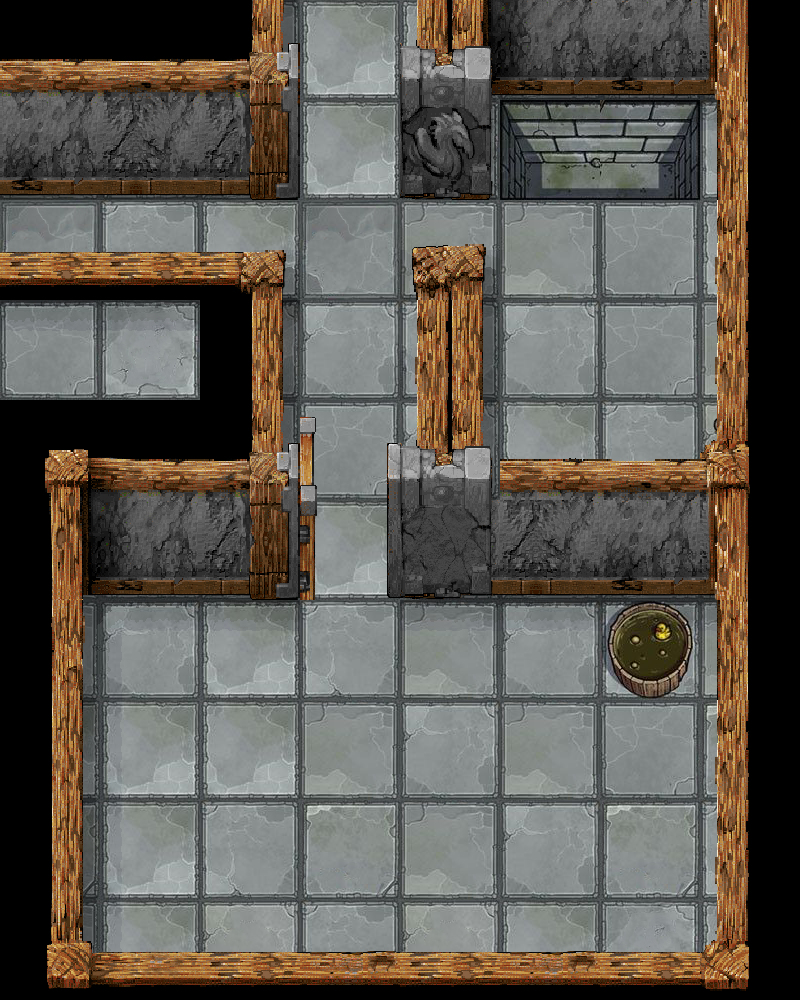

The image is a tile-based game level rendered from a .tmx file. Its description and complete source (layers, tilesets, objects, tile grids) follow:
An orthogonal 8x10 tile map with 100x100 px tiles, 6 tile layers (floor, stuff, walls, door, ...), 2 tilesets and 17 objects (5x adventurerStart, 2x door, 2x latrine, lootCache, exit).

<map version="1.4" tiledversion="1.4.3" orientation="orthogonal" renderorder="right-down" width="8" height="10" tilewidth="100" tileheight="100" infinite="0" nextlayerid="11" nextobjectid="37">
 <editorsettings>
  <export target="ork-dungeon-level2.json" format="json" />
 </editorsettings>
 <tileset firstgid="1" source="tilesets/ork-dungeon.tsx" />
 <tileset firstgid="121" source="tilesets/interior-walls.tsx" />
 <layer id="1" name="floor" width="8" height="10">
  <data encoding="csv">
2,4,4,83,83,5,83,83,
3,10,5,83,5,6,83,4,
7,4,2,7,3,3,105,2,
105,5,6,103,4,103,105,3,
7,102,105,105,103,2,4,6,
4,101,5,2,2,5,5,3,
3,103,2,4,3,103,4,3,
83,2,83,3,103,3,105,10,
10,2,4,10,3,103,10,4,
3,83,6,4,6,83,5,2
</data>
 </layer>
 <layer id="2" name="stuff" width="8" height="10">
  <properties>
   <property name="blocksMovement" type="bool" value="true" />
  </properties>
  <data encoding="csv">
0,0,0,0,0,0,0,0,
0,0,0,0,0,93,95,0,
0,0,0,0,0,0,0,0,
0,0,0,0,0,0,0,0,
0,0,0,0,0,0,0,78,
0,0,0,0,0,0,0,0,
0,0,0,0,0,0,109,0,
0,0,0,0,0,0,0,0,
0,0,0,0,0,0,0,0,
0,0,0,0,0,0,0,0
</data>
 </layer>
 <layer id="4" name="walls" width="8" height="10">
  <properties>
   <property name="blocksMovement" type="bool" value="true" />
  </properties>
  <data encoding="csv">
123,124,181,0,218,134,135,137,
135,136,193,0,231,0,0,149,
0,0,0,0,0,0,0,161,
0,0,0,0,207,0,0,161,
121,122,181,0,219,0,0,233,
133,134,193,0,197,136,135,137,
145,0,0,0,0,0,0,149,
157,0,0,0,0,0,0,161,
157,0,0,0,0,0,0,161,
169,0,0,0,0,0,0,173
</data>
 </layer>
 <layer id="6" name="door" width="8" height="10">
  <data encoding="csv">
0,0,251,0,204,0,0,0,
0,0,263,0,216,0,0,0,
0,0,0,0,148,0,0,0,
0,0,0,0,148,0,0,0,
0,0,251,228,204,0,0,0,
0,0,263,240,215,0,0,0,
0,0,0,0,0,0,0,0,
0,0,0,0,0,0,0,0,
0,0,0,0,0,0,0,0,
0,0,0,0,0,0,0,0
</data>
 </layer>
 <layer id="8" name="shadow" width="8" height="10">
  <data encoding="csv">
0,0,0,0,0,0,0,0,
0,0,0,0,0,147,147,0,
0,0,0,0,0,0,0,0,
147,147,147,0,0,0,0,0,
0,0,0,0,0,0,0,0,
0,0,0,0,0,0,0,0,
0,146,147,0,147,147,147,0,
0,158,0,0,0,0,0,0,
0,158,0,0,0,0,0,0,
0,0,0,0,0,0,0,0
</data>
 </layer>
 <objectgroup id="10" name="doodads">
  <object id="15" name="chest" type="lootCache" gid="33" x="300" y="900" width="100" height="100">
   <properties>
    <property name="blocksMovement" type="bool" value="true" />
    <property name="interactive" type="bool" value="true" />
    <property name="title" value="encounter-dungeon-caches-chest" />
   </properties>
  </object>
  <object id="22" name="door1" type="door" gid="264" x="300" y="200" width="100" height="100">
   <properties>
    <property name="blocksMovement" type="bool" value="true" />
    <property name="interactive" type="bool" value="true" />
    <property name="part" value="lower" />
   </properties>
  </object>
  <object id="23" name="door1" type="door" gid="252" x="300" y="100" width="100" height="100">
   <properties>
    <property name="blocksMovement" type="bool" value="true" />
    <property name="part" value="upper" />
   </properties>
  </object>
  <object id="24" x="353.333" y="160" />
  <object id="26" x="349.333" y="156" />
  <object id="27" x="326.667" y="184" />
  <object id="28" x="366.667" y="96" />
  <object id="31" name="latrine" x="500" y="100" width="100" height="100">
   <properties>
    <property name="interactive" type="bool" value="true" />
   </properties>
  </object>
  <object id="32" x="697.333" y="646.667" />
  <object id="33" x="353.333" y="848" />
  <object id="36" name="latrine" x="600" y="100" width="100" height="100">
   <properties>
    <property name="interactive" type="bool" value="true" />
   </properties>
  </object>
 </objectgroup>
 <objectgroup id="3" name="actors">
  <object id="1" name="start1" type="adventurerStart" x="0" y="200" width="100" height="100" />
  <object id="3" name="start2" type="adventurerStart" x="100" y="200" width="100" height="100" />
  <object id="4" name="start3" type="adventurerStart" x="200" y="200" width="100" height="100" />
  <object id="5" name="start5" type="adventurerStart" x="300" y="200" width="100" height="100" />
  <object id="6" name="start4" type="adventurerStart" x="300" y="300" width="100" height="100" />
  <object id="7" type="exit" x="400" y="700" width="100" height="100" />
 </objectgroup>
 <layer id="9" name="walls-top" width="8" height="10">
  <data encoding="csv">
0,0,0,0,0,0,0,0,
0,0,0,0,0,0,0,0,
171,171,205,0,195,0,0,0,
0,0,157,0,0,0,0,0,
0,0,0,0,0,159,160,0,
0,0,0,0,0,0,0,0,
0,0,0,0,0,0,0,0,
0,0,0,0,0,0,0,0,
0,0,0,0,0,0,0,0,
0,170,171,172,171,172,171,0
</data>
 </layer>
</map>
